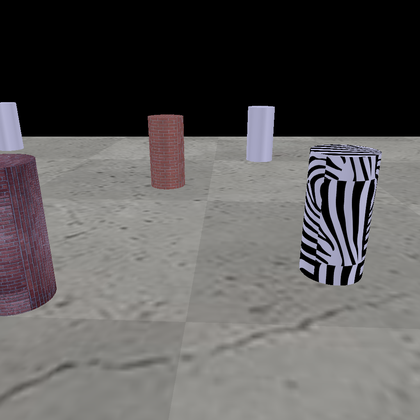
%> input picture sequences/1/image_1.png, 420 x 420 px, shrunk from 1024 x 1024 before the run; its folder holds only this picture in this run
$ octave test.m   (GNU Octave 9; MATLAB toolbox functions it lacks are replaced by stand-ins)
%> lines starting %> are read from the running program, lines starting %| are printed output that depends on the picture
%% CRV_WS1718_29_ExistenceOfObstacles
% name: Piush Aggarwal
% student number: 3063246

%% clean up
clear all;
close all;
clc;

%% Select sequence
imgSeqDir = ['sequences', filesep, '1', filesep];
imgSeqN = length(dir(imgSeqDir))-2;

%% ComputerVisionToolbox
% Check if computer vision toolbox (CVTB) is available
has_CVTB = license('test','video_and_image_blockset');

% If CVTB is not available load workspace file containing correspondences
if ~has_CVTB
    load('corresPoints.mat');
end

%% Image sequence analysis

f = figure();

for k=1:imgSeqN
    % Load image
    I = rgb2gray(imread([imgSeqDir,'image_',int2str(k),'.png']));
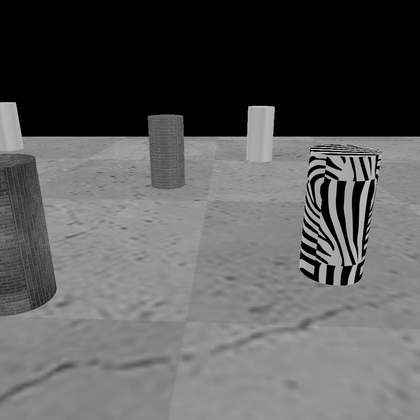
%> I: size 420x420 uint8; min 0, max 218, mean 90.9

    % Show image
    figure(f)
    imshow(I);
    hold on;

    % Iteration of eight tiles
    for t=1:8

        % Define the ROI/tile coordinates and draw it
        roiP = [128*(t-1)+1,128*5,128,128*2];
        imrect(gca, roiP);

        if has_CVTB
            % Detect salient points in ROI and extract features
            ptsCurr = detectSURFFeatures(I,'ROI',roiP, 'MetricThreshold',1 );
            [tiles(t).featuresCurr,tiles(t).validPtsCurr] = ...
                extractFeatures(I,ptsCurr);
        end


        if k>1
            if has_CVTB
                % Match features of previous and current image
                [indexPairs,matchmetric] = matchFeatures(tiles(t).featuresPrev,tiles(t).featuresCurr,'Unique',true);

                % Extract coordinates of corresponding points
                matchedPrev = tiles(t).validPtsPrev(indexPairs(:,1));
                matchedCurr = tiles(t).validPtsCurr(indexPairs(:,2));

                % Save coordinates in lecture notation
                X = matchedPrev.Location(:,1);
                Y = matchedPrev.Location(:,2);
                XPrime = matchedCurr.Location(:,1);
                YPrime = matchedCurr.Location(:,2);

            else
                % Save coordinates in lecture notation
                X = correspondences(k-1,t).X;
                Y = correspondences(k-1,t).Y;
                XPrime = correspondences(k-1,t).XPrime;
                YPrime = correspondences(k-1,t).YPrime;
            end

            % Plot points in current image, which have a match withb
            % salient point from previous image
            plot(XPrime,YPrime,'y.','MarkerSize',10);

            %%%
            if has_CVTB
                                % Match features of previous and current image
                [indexPairs,matchmetric] = matchFeatures(tiles(t).featuresPrev,tiles(t).featuresCurr,'Unique',true);

                % Extract coordinates of corresponding points
                matchedPrev = tiles(t).validPtsPrev(indexPairs(:,1));
                matchedCurr = tiles(t).validPtsCurr(indexPairs(:,2));

                mul1 = matchedPrev.Location(:,1) * matchedCurr.Location(:,1);
                mul2 = matchedPrev.Location(:,2) * matchedCurr.Location(:,1);
                mul3 = matchedPrev.Location(:,1) * matchedCurr.Location(:,2);
                mul4 = matchedPrev.Location(:,2) * matchedCurr.Location(:,2);
                M_cor = [matchedPrev.Location(:,1) matchedPrev.Location(:,2) 1 0 0 0 mul1 mul2;
                    0 0 0 matchedPrev.Location(:,1) matchedPrev.Location(:,2) 1 mul3 mul4]'
                M_nex = [matchedCurr.Location(:,1) matchedCurr.Location(:,2)]'
                Mcn = [M_cor;Mnex]
                S_M_nex = svd(M_nex)
                S_Mcn = svd(Mcn)
            else
                M_cor = [];
                M_nex = [];
                for c = 1:length(correspondences(k-1,t).X)
                    mul1 = correspondences(k-1,t).X(c) * correspondences(k-1,t).XPrime(c);
                    mul2 = correspondences(k-1,t).Y(c) * correspondences(k-1,t).XPrime(c);
                    mul3 = correspondences(k-1,t).X(c) * correspondences(k-1,t).YPrime(c);
                    mul4 = correspondences(k-1,t).Y(c) * correspondences(k-1,t).YPrime(c);
                    M_cor_new = [correspondences(k-1,t).X(c) correspondences(k-1,t).Y(c) 1 0 0 0 -1*mul1 -1*mul2;
                        0 0 0 correspondences(k-1,t).X(c) correspondences(k-1,t).Y(c) 1 -1*mul3 -1*mul4];
                    M_cor = [M_cor;M_cor_new];
                    M_nex_new = [correspondences(k-1,t).XPrime(c) correspondences(k-1,t).YPrime(c)]' ;
                    M_nex = [M_nex;M_nex_new];
                end
                Mcn = [M_cor';M_nex']
                S_M_nex = svd(M_cor')
                S_Mcn = svd(Mcn)
            end
            %%%

        end

        if has_CVTB
            % Prepare next iteration
            tiles(t).featuresPrev = tiles(t).featuresCurr;
            tiles(t).validPtsPrev = tiles(t).validPtsCurr;
        end

    end
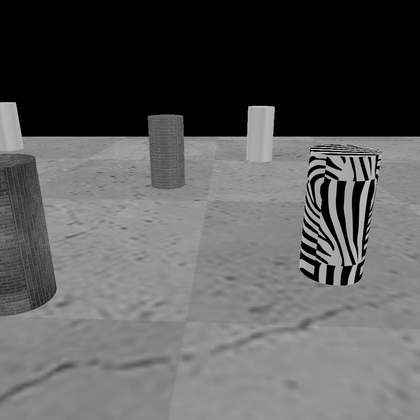
%> figure redrawn from the program's plot data
    hold off;
    drawnow;
    pause(0.001);
end
